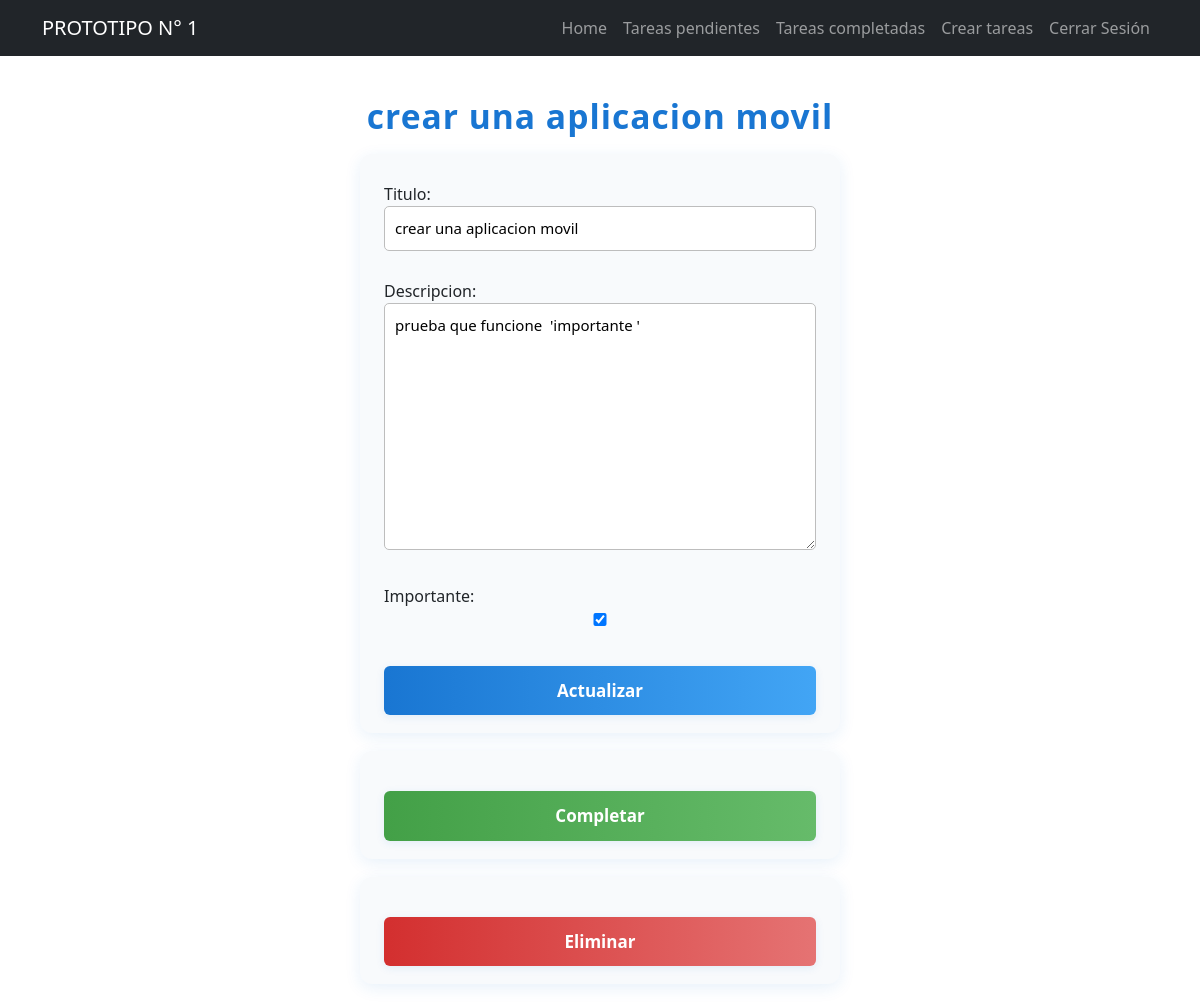
/tasks/2/ (signed in), run on the app's committed database.
### tasks/models.py (models this page shows, shortened)
class task(models.Model):
    titulo = models.CharField(max_length=100)
    descripcion = models.TextField(blank=True)
    creacion = models.DateTimeField(auto_now_add=True)
    fechacompletada = models.DateTimeField(null=True, blank=True)
    importante = models.BooleanField(default=False)
    usuario = models.ForeignKey(User, on_delete=models.CASCADE)

### tasks/views.py (the view, shortened to what this page needs)
# urls.py: path('tasks/<int:task_id>/', views.task_detail, name= 'task_detail'),
@login_required
def task_detail(request, task_id):
    if request.method == 'GET':
      tarea = get_object_or_404(task, pk=task_id, usuario=request.user)
      form = TaskForm(instance=tarea)
      return render(request, 'task_detail.html', {'task': tarea, 'form': form})

### tasks/forms.py
class TaskForm(ModelForm):
    class Meta:
        model = task
        fields = ['titulo', 'descripcion', 'importante']

### tasks/templates/task_detail.html (shortened to what this page needs)
{% extends 'base.html' %}
{% block content %}
<div class="task-detail-container">
  <h1 class="task-detail-title">{{task.titulo}}</h1>
  <form method="POST" class="task-detail-form">
      {{form.as_p}}
      <button>Actualizar</button>
  </form>
  <form action="{% url 'complete_task' task.id %}" method="POST" class="task-action-form complete-btn">
      <button>Completar</button>
  </form>
  <form action="{% url 'delete_task' task.id %}" method="POST" class="task-action-form delete-btn">
      <button>Eliminar</button>
  </form>
</div>
{% endblock %}

### tasks/templates/task_detail.html (style rules this page uses)
.task-detail-container { max-width: 480px; margin: 40px auto 0 auto; }
.task-detail-title { text-align: center; color: #1976d2; font-size: 2.1rem; font-weight: bold; margin-bottom: 18px; letter-spacing: 1px; }
.task-detail-form, .task-action-form { background: #f8fafc; border-radius: 12px; box-shadow: 0 4px 16px rgba(25, 118, 210, 0.10); padding: 28px 24px 18px 24px; margin-bottom: 18px; display: flex; flex-direction: column; align-items: stretch; }
.task-detail-form button, .task-action-form button { background: linear-gradient(90deg, #1976d2 0%, #42a5f5 100%); color: #fff; border: none; padding: 12px 0; border-radius: 6px; cursor: pointer; font-size: 17px; font-weight: bold; margin-top: 12px; box-shadow: 0 2px 8px rgba(25, 118, 210, 0.10); transition: background 0.2s; }
.task-action-form.complete-btn button { background: linear-gradient(90deg, #43a047 0%, #66bb6a 100%); }
.task-action-form.delete-btn button { background: linear-gradient(90deg, #d32f2f 0%, #e57373 100%); }
.task-detail-form input, .task-detail-form textarea, .task-detail-form select { border: 1px solid #bdbdbd; border-radius: 5px; padding: 10px; margin-bottom: 12px; width: 100%; font-size: 15px; box-sizing: border-box; }

### data on the page
task: titulo "crear una aplicacion movil", descripcion "prueba que funcione 'importante '", importante "☑"
